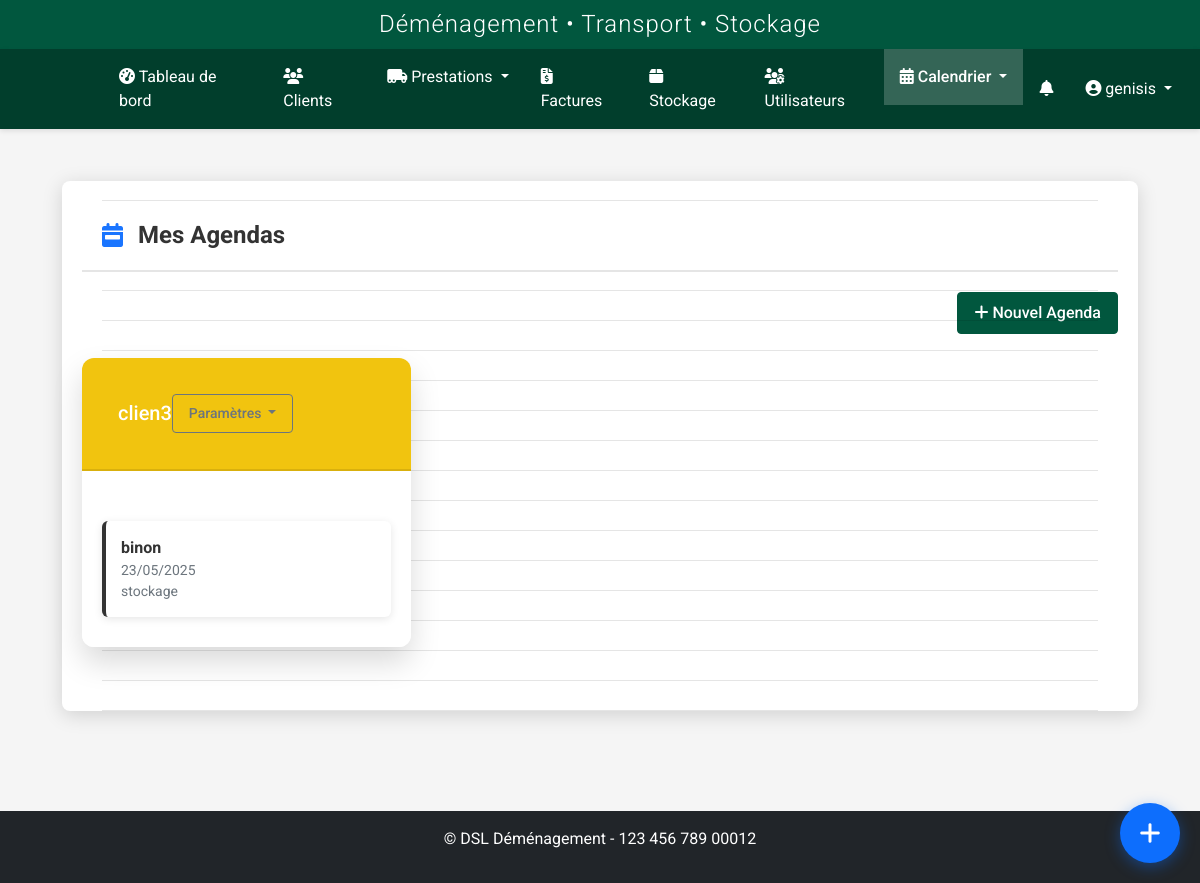
Before: /calendrier/agendas (signed in) with the older database file.
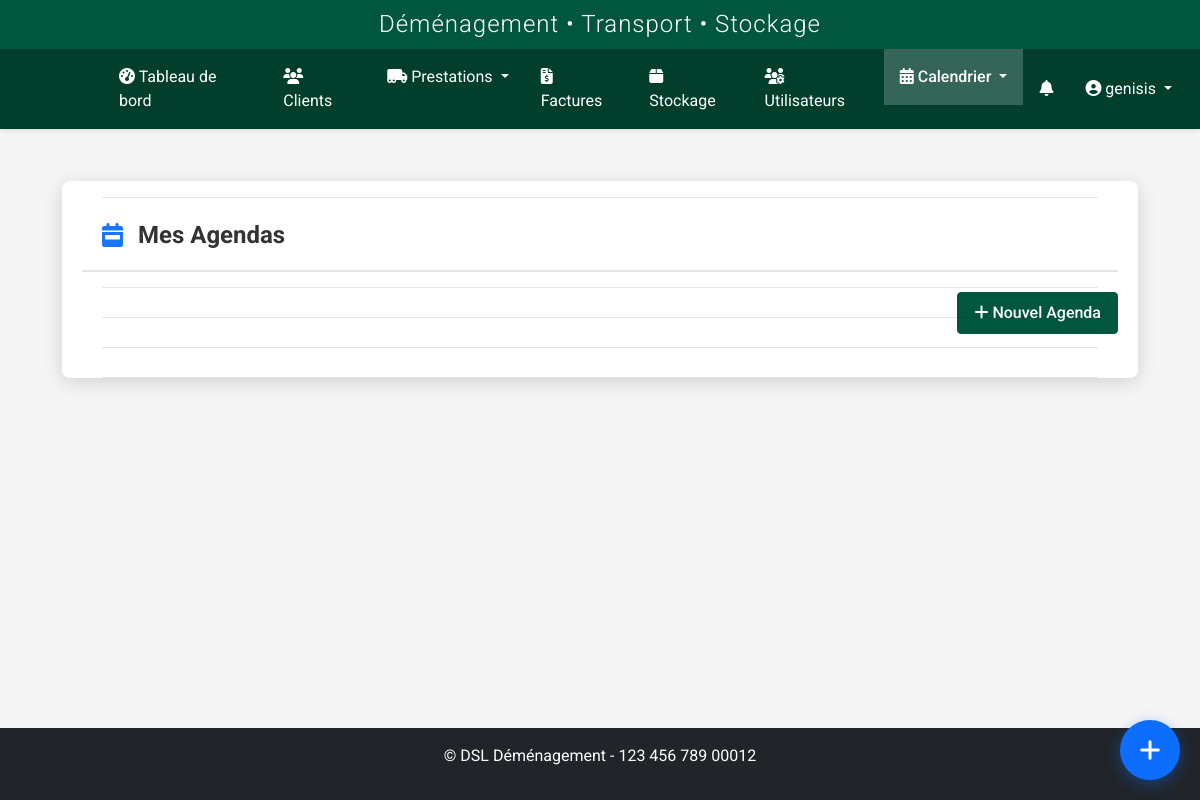
After: the same page with the newer database file.
### models.py (models this page shows, shortened)
class Agenda(db.Model):
    id = db.Column(db.Integer, primary_key=True)
    nom = db.Column(db.String(100), nullable=False)
    description = db.Column(db.Text, nullable=True)
    type_agenda = db.Column(db.String(50), nullable=False)
    couleur = db.Column(db.String(7), nullable=False, default="#3498db")  # Format: #RRGGBB
    date_creation = db.Column(db.DateTime, nullable=False, default=datetime.utcnow)
    user_id = db.Column(db.Integer, db.ForeignKey('user.id'), nullable=False)
    vehicule_id = db.Column(db.Integer, db.ForeignKey('vehicules.id'), nullable=True)
    observations = db.Column(db.JSON, nullable=True)  # Pour stocker plusieurs observations
    archive = db.Column(db.Boolean, default=False)
    user = db.relationship('User', backref='agendas')
    vehicule = db.relationship('Vehicule', backref='agendas', lazy=True)
    evenements = db.relationship('Evenement', back_populates='agenda', lazy='dynamic')
    utilisateurs_partages = db.relationship('User',
        secondary=agenda_partage,
        backref=db.backref('agendas_partages', lazy='dynamic'),
        lazy='dynamic')

class Evenement(db.Model):
    id = db.Column(db.Integer, primary_key=True)
    titre = db.Column(db.String(255), nullable=False)
    type_evenement = db.Column(db.String(50), nullable=False)
    date_debut = db.Column(db.DateTime, nullable=False)
    date_fin = db.Column(db.DateTime, nullable=True)
    observations = db.Column(db.Text, nullable=True)
    archive = db.Column(db.Boolean, default=False)
    date_creation = db.Column(db.DateTime, nullable=False, default=datetime.utcnow)
    user_id = db.Column(db.Integer, db.ForeignKey('user.id'), nullable=False)
    agenda_id = db.Column(db.Integer, db.ForeignKey('agenda.id'), nullable=False)
    prestation_id = db.Column(db.Integer, db.ForeignKey('prestation.id'), nullable=True)
    version = db.Column(db.Integer, default=1)
    user = db.relationship('User', backref='evenements')
    agenda = db.relationship('Agenda', back_populates='evenements')
    prestation = db.relationship('Prestation', backref=db.backref('evenement', uselist=False))

### routes/calendrier.py (the view)
@calendrier_bp.route('/agendas')
@login_required
def liste_agendas():
    try:
        form = AgendaForm()
        form.user_id.data = current_user.id
        agendas_propres = Agenda.query.filter_by(user_id=current_user.id, archive=False).all()
        agendas_partages = current_user.agendas_partages.filter_by(archive=False).all()
        agendas = agendas_propres + agendas_partages
        return render_template(
            'calendrier/agendas.html',
            agendas=agendas,
            agendas_propres=len(agendas_propres),
            agendas_partages=len(agendas_partages),
            form=form,
            now=datetime.utcnow,
            Evenement=Evenement,
            and_=and_,
            est_proprietaire=lambda a: a.user_id == current_user.id
        )
    except Exception as e:
        current_app.logger.error(f'Erreur lors de l\'affichage des agendas: {str(e)}')
        flash('Une erreur est survenue lors du chargement des agendas.', 'danger')
        return redirect(url_for('dashboard.index'))

### models.py (called while the page is built)
    def is_admin(self):
        return self.role in ['admin', 'superadmin']

    def is_transporteur(self):
        return self.role == 'transporteur' or self.is_admin()

### templates/calendrier/agendas.html (shortened to what this page needs)
{% extends 'base.html' %}
{% block content %}
<div class="agenda-container">
    <div class="agenda-header">
        <i class="fas fa-calendar-week"></i>
        <h1>Mes Agendas</h1>
    </div>
    <div class="d-flex justify-content-end mb-4">
        <button type="button" class="btn btn-primary" data-bs-toggle="modal" data-bs-target="#nouvelAgendaModal">
            <i class="fas fa-plus"></i> Nouvel Agenda
        </button>
    </div>
    <div class="row">
        {% for agenda in agendas %}
        <div class="col-md-4 mb-4">
            <div class="agenda-card" data-type="{{ agenda.type_agenda }}" data-color="{{ agenda.couleur }}">
                <div class="agenda-header agenda-type-{{ agenda.type_agenda }}">
                    <div class="d-flex justify-content-between align-items-center p-3">
                        <div>
                            <h5 class="mb-0">
                                {{ agenda.nom }}
                            </h5>
                        </div>
                        <div class="dropdown">
                            <button class="btn btn-sm btn-outline-secondary dropdown-toggle" type="button" id="dropdownMenuButton{{ agenda.id }}" data-bs-toggle="dropdown" aria-expanded="false">
                                Paramètres
                            </button>
                        </div>
                    </div>
                </div>
                <div class="agenda-content">
                    <ul class="agenda-events">
                        {% if agenda.evenements %}
                            {% set prochains_evenements = agenda.evenements.filter(and_(Evenement.date_debut >= now(), Evenement.archive == False)).order_by(Evenement.date_debut.asc()).limit(3).all() %}
                            {% if prochains_evenements %}
                                {% for evenement in prochains_evenements %}
                                <li class="agenda-event">
                                    <strong>{{ evenement.titre }}</strong>
                                    <small class="text-muted d-block">{{ evenement.date_debut.strftime('%d/%m/%Y') }}</small>
                                    {% if evenement.type_evenement %}
                                        <small class="text-muted d-block">{{ evenement.type_evenement }}</small>
                                    {% endif %}
                                </li>
                                {% endfor %}
                            {% endif %}
                        {% endif %}
                    </ul>
                </div>
            </div>
        </div>
        {% endfor %}
    </div>
</div>
{% endblock %}

Changed rows visible on the page:
removed Agenda: nom "clien3"
removed Evenement: titre "binon", date_debut "23/05/2025", type_evenement "stockage"
